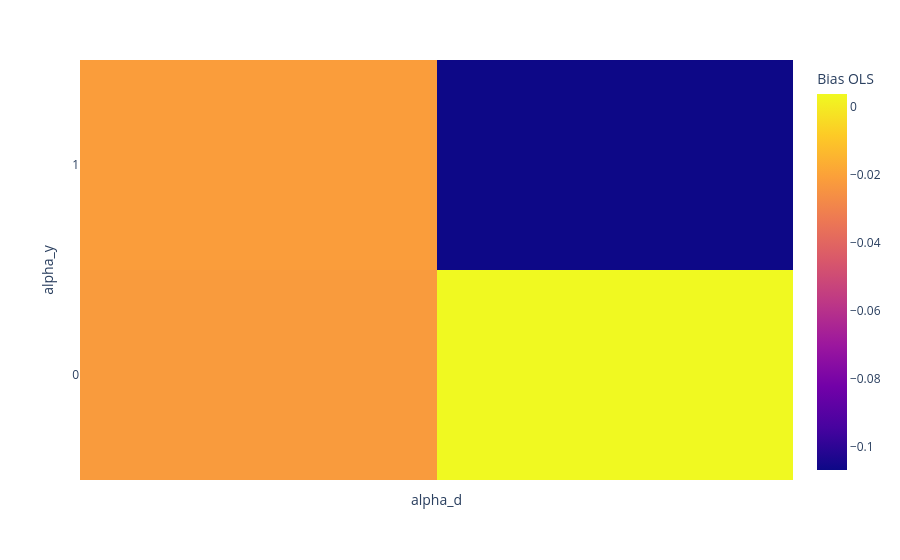

Notebook source saved alongside this figure:
### Code cell
fig = px.density_heatmap(bias_wide,
                         y= "alpha_y",
                         x = "alpha_d", 
                         z = "OLS")


fig.update_layout(
    xaxis_title="alpha_d",
    yaxis_title="alpha_y",
    coloraxis_colorbar_title="Bias OLS"
)

fig.update_layout(
    xaxis=dict(
        tickmode='array',
        tickvals=bias_wide.columns,
        ticktext=[str(x) for x in bias_wide.columns]
    ),
    yaxis=dict(
        tickmode='array',
        tickvals=bias_wide.index,
        ticktext=[str(y) for y in bias_wide.index]
    )
)

fig.show()

### Figure 1 — Plotly figure (JSON) as saved in the notebook; plotly's stock layout.template omitted (floating-point values rounded to 4 significant figures)
{"data": [{"coloraxis": "coloraxis", "histfunc": "sum", "hovertemplate": "alpha_d=%{x}<br>alpha_y=%{y}<br>sum of OLS=%{z}<extra></extra>", "name": "", "type": "histogram2d", "x": [0, 1, 0, 1], "xaxis": "x", "xbingroup": "x", "y": [0, 0, 1, 1], "yaxis": "y", "ybingroup": "y", "z": [-0.02215, 0.003841, -0.02132, -0.1069]}], "layout": {"coloraxis": {"colorbar": {"title": {"text": "Bias OLS"}}, "colorscale": [[0, "#0d0887"], [0.1111, "#46039f"], [0.2222, "#7201a8"], [0.3333, "#9c179e"], [0.4444, "#bd3786"], [0.5556, "#d8576b"], [0.6667, "#ed7953"], [0.7778, "#fb9f3a"], [0.8889, "#fdca26"], [1, "#f0f921"]]}, "legend": {"tracegroupgap": 0}, "margin": {"t": 60}, "xaxis": {"anchor": "y", "domain": [0, 1], "tickmode": "array", "ticktext": ["alpha_y", "alpha_d", "DML", "OLS"], "tickvals": ["alpha_y", "alpha_d", "DML", "OLS"], "title": {"text": "alpha_d"}}, "yaxis": {"anchor": "x", "domain": [0, 1], "tickmode": "array", "ticktext": ["0", "1", "2", "3"], "tickvals": [0, 1, 2, 3], "title": {"text": "alpha_y"}}}}
